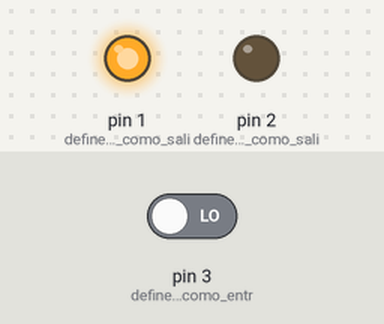
A sketch run on a simulated Arduino Uno, built with avr-gcc and run on an emulated ATmega328P. On the bench: output pins drawn as LEDs (lit = HIGH). The inputs (shaded band) are chosen by the test bench; at power-on: pin 3 (define_el_pin_3_como_entr) LOW.

Above: at 1.2 s.
1.3 s: pin 3 (define_el_pin_3_como_entr) driven HIGH
At 1.9 s:
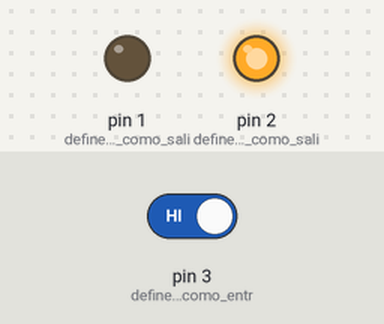
2.8 s: pin 3 (define_el_pin_3_como_entr) driven LOW
At 3.1 s:
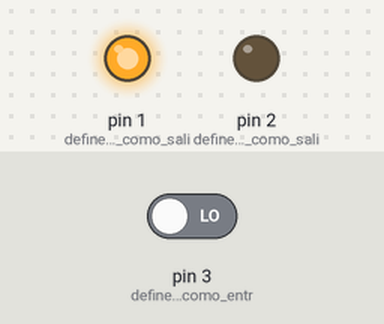
Timing chart, 0 to 5.8 s (numbered marks = the images above; inputs shaded):
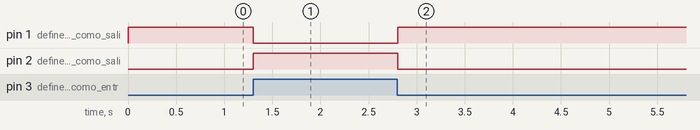

Measured:
- after the input at 1.3 s, pin 1 (define_el_pin_1_como_sali): HIGH → LOW at once; pin 2 (define_el_pin_2_como_sali): LOW → HIGH at once
- after the input at 2.8 s, pin 1 (define_el_pin_1_como_sali): LOW → HIGH at once; pin 2 (define_el_pin_2_como_sali): HIGH → LOW at once

The sketch:

ejer1catap.ino
```cpp
void setup()
{
  pinMode(3, INPUT); //define el pin 3 como entrada
  pinMode(2, OUTPUT); //define el pin 2 como salida
  pinMode(1, OUTPUT); //define el pin 1 como salida
}

void loop()
{
  if (digitalRead(3) == HIGH) { //pone como condición para ejecutar las líneas de abajo, que el pin 3 esté en alto
    digitalWrite(2, HIGH); // ejecuta si la condición es verdadera, prende el pin 2
    digitalWrite(1, LOW); // ejecuta si la condición es verdadera, apaga el pin 1
  } else { //ejecuta esta parte del código
    digitalWrite(2, LOW); //ejecuta si la condición es falsa y apaga el pin 2
    digitalWrite(1, HIGH); //ejecuta si la condición es falsa y  prende el pin 1
  }
  delay(10); // espera de 15 segundos
}
```
